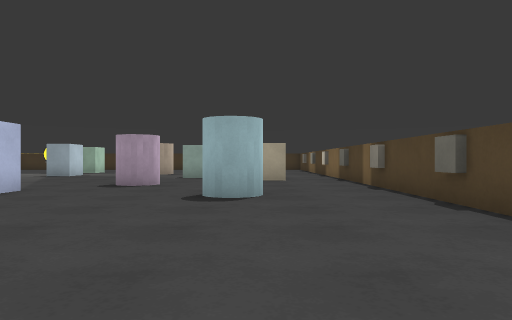
[1] (above)

16 first-person views from a walk through a Webots world. The camera is 0.06 m above the floor, looks level and sees 70° across. The floor is counted in squares, 0.1 m on a side. Each view is taken from the middle of a square. On the plan, view 1 faces up. The plan holds only what a view shows up to about 10 squares ahead; the rest is blank. Robots are left out.

[2]
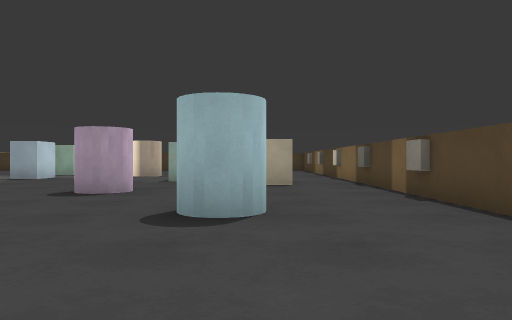

[3]
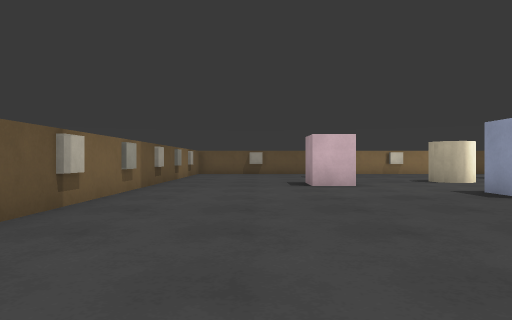

[4]
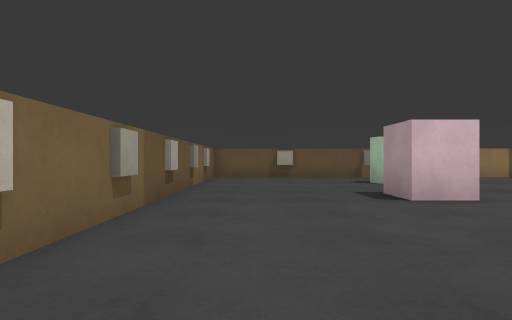

[5]
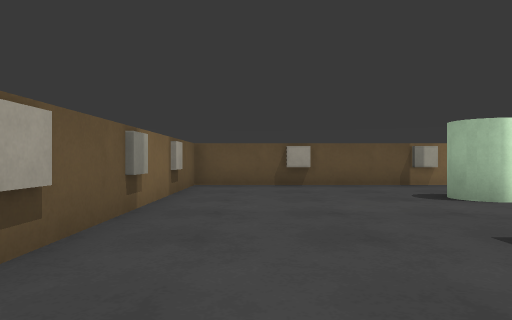

[6]
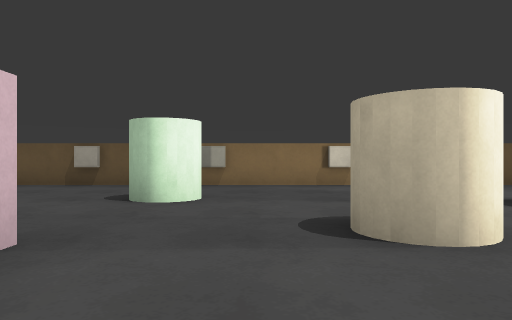

[7]
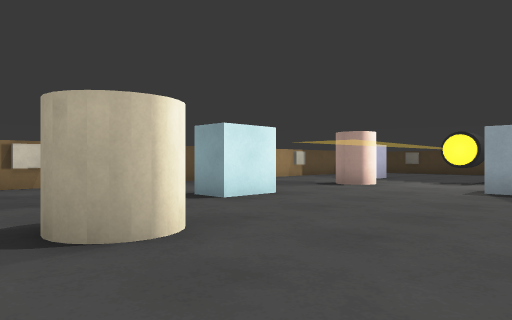

[8]
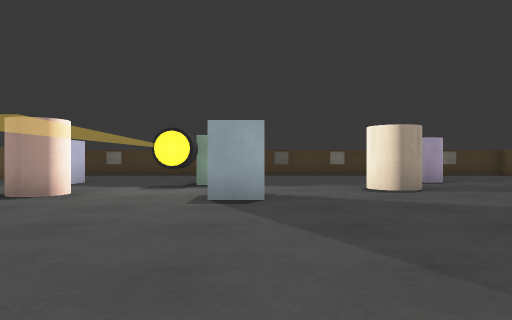

[9]
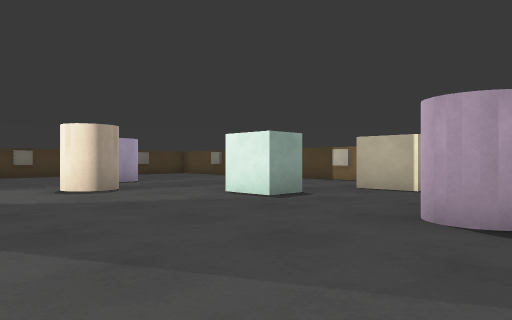

[10]
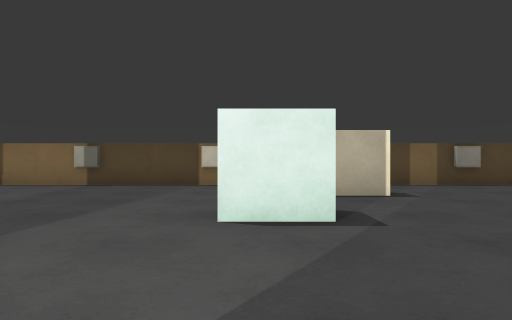

[11]
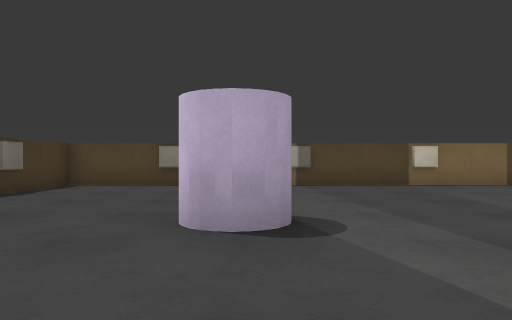

[12]
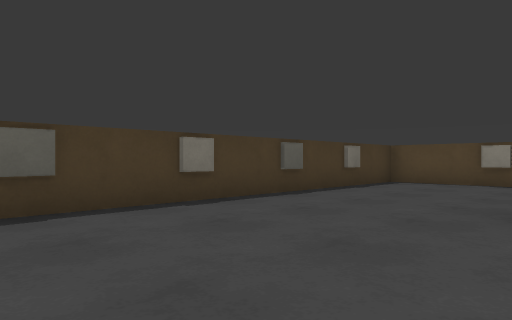

[13]
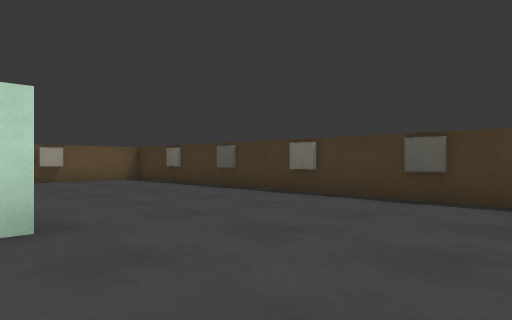

[14]
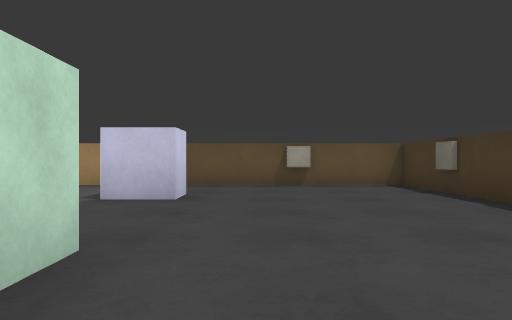

[15]
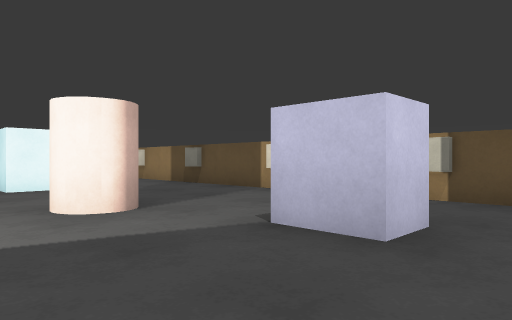

[16]
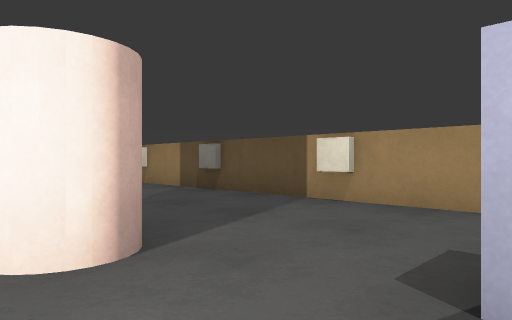

### Floor plan
Points are (right, up) in squares from view 1. A wall is a line through its corners. A room is listed if a view was taken in it or the views show most of it. See-through windows are left out.
Room 1 (views 1, 2, 3, 4, 5, 6, 7, 8, 9, 10, 11, 12, 13, 14, 15, 16)
walls: (-14.7, 15.9) (-14.7, -0.5) (-2.5, -0.5); (2.7, 3.9) (2.7, 22.5) (-14.7, 22.5) (-14.7, 17.5)
objects: dark grey box (-15, 2); dark grey box (-15, 5); dark grey box (-15, 8); dark grey box (-15, 11); dark grey box (-15, 14); dark grey box (-15, 17); dark grey box (-15, 20); green cylinder (-12, 4) to (-11, 5); grey box (-12, 17) to (-12, 18); cyan box (-11, 10) to (-11, 11); brown cylinder (-11, 14) to (-11, 15); brown cylinder (-9, 7) to (-9, 8); yellow pole (-9, 15); black cylinder (-9, 16); red box (-8, 4); green box (-8, 17) to (-8, 18); blue box (-7, 14); blue box (-6, 6) to (-5, 7); brown cylinder (-4, 15) to (-4, 16); grey cylinder (-3, 9); purple cylinder (-3, 18) to (-2, 18); green box (-2, 12) to (-2, 13); cyan cylinder (-1, 6) to (0, 7); brown box (0, 11) to (1, 12); dark grey box (3, 5); dark grey box (3, 8); dark grey box (3, 11); dark grey box (3, 14); dark grey box (3, 17); dark grey box (3, 20)

Positions as (right, up) in squares from view 1, and headings:
1: (0, 0), facing up
2: (0, 2), facing up
3: (1, 2), facing left
4: (-2, 1), facing left
5: (-6, 1), facing left
6: (-6, 6), facing left
7: (-6, 6), facing up-left
8: (-7, 8), facing up
9: (-7, 8), facing up-right
10: (-6, 13), facing right
11: (-6, 18), facing right
12: (-7, 18), facing up-right
13: (-4, 17), facing up-left
14: (-6, 19), facing left
15: (-9, 19), facing down-left
16: (-10, 17), facing down-left
